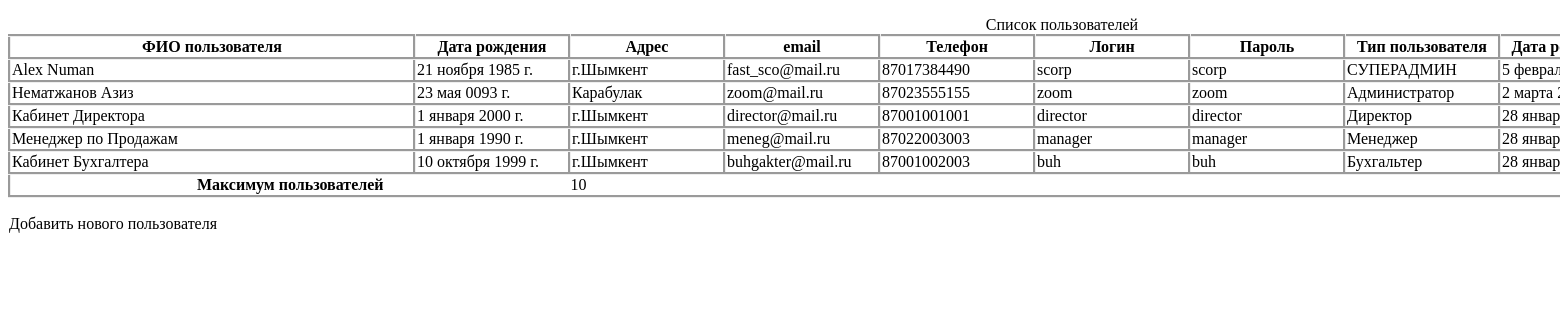
The page /users_list/ on the database as committed earlier.
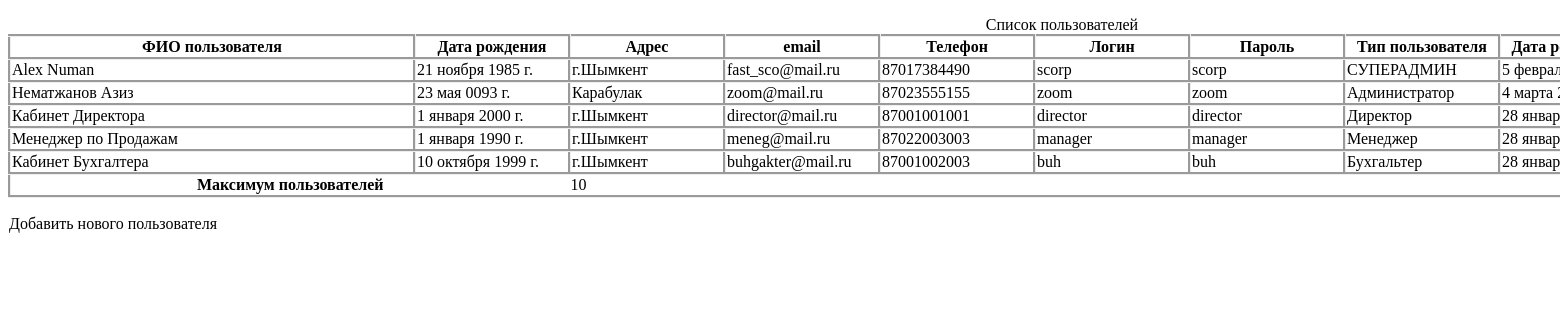
The same page on the database as committed later.
### firstapp/models.py (models this page shows)
class Users(models.Model):  #Класс для создания нового пользователья
    user_name = models.CharField(max_length=50) # ФИО нового пользователья
    user_birth = models.DateField(auto_now=False) # Дата рождения
    user_adress = models.CharField(max_length=50) # Адрес
    user_email = models.EmailField() # Эл.почта
    user_tel = models.CharField(max_length=10) # Сотовый телефон
    user_login = models.CharField(max_length=50) # Логин
    user_pass = models.CharField(max_length=50) # Пароль
    user_type = models.CharField(max_length=50) # Тип пользователя
    user_regist_date = models.DateField(auto_now=True) # Дата регистрации
    user_login_date = models.DateTimeField(auto_now=True) # Дата последнего входа
    user_status = models.CharField(max_length=1) # Статус пользователя

### firstapp/views.py (the view)
# urls.py: path('users_list/', views.users_list),
def users_list(request):
    people = Users.objects.values()
    return render(request, 'users_list.html', context={'db_data': people})

### firstapp/templates/users_list.html (shortened to what this page needs)
<!DOCTYPE html>
{% load static %}
<html lang="en">
<head>
    <link rel="stylesheet" type="text/css" href="{% static 'css/users_list.css' %}">
</head>
<body>
<div>
    <table class="table">
         <caption>
             Список пользователей
         </caption>
        <thead>
        <tr>
            <th style="width: 400px;" class="users_table"> ФИО пользователя</th>
            <th style="width: 150px;" class="users_table">Дата рождения</th>
            <th style="width: 150px;" class="users_table">Адрес</th>
            <th style="width: 150px;" class="users_table">email</th>
            <th style="width: 150px;" class="users_table">Телефон</th>
            <th style="width: 150px;" class="users_table">Логин</th>
            <th style="width: 150px;" class="users_table">Пароль</th>
            <th style="width: 150px;" class="users_table">Тип пользователя</th>
            <th style="width: 150px;" class="users_table">Дата регистрации</th>
        </tr>
        </thead>
        <tbody id="users_table">
        {% for i in db_data %}
        <tr>
            <td class="users_table"> {{i.user_name}}</td>
            <td class="users_table">{{i.user_birth}}</td>
            <td class="users_table">{{i.user_adress}}</td>
            <td class="users_table">{{i.user_email}}</td>
            <td class="users_table">{{i.user_tel}}</td>
            <td class="users_table">{{i.user_login}}</td>
            <td class="users_table">{{i.user_pass}}</td>
            <td class="users_table">{{i.user_type}}</td>
            <td class="users_table">{{i.user_regist_date}}</td>
            {% endfor %}
        </tbody>
        <tfoot>
    <tr>
      <th scope="row" colspan="2">Максимум пользователей</th>
      <td colspan="2">10</td>
    </tr>
  </tfoot>
    </table>
    <div id="add_new_user" class="add_new_user" name="add_new_user">Добавить нового пользователя</div>
</div>
</body>
</html>

Rows that differ between the two databases and show on the page:
changed Users "Нематжанов Азиз": user_regist_date "2 марта…" → "4 марта…"
